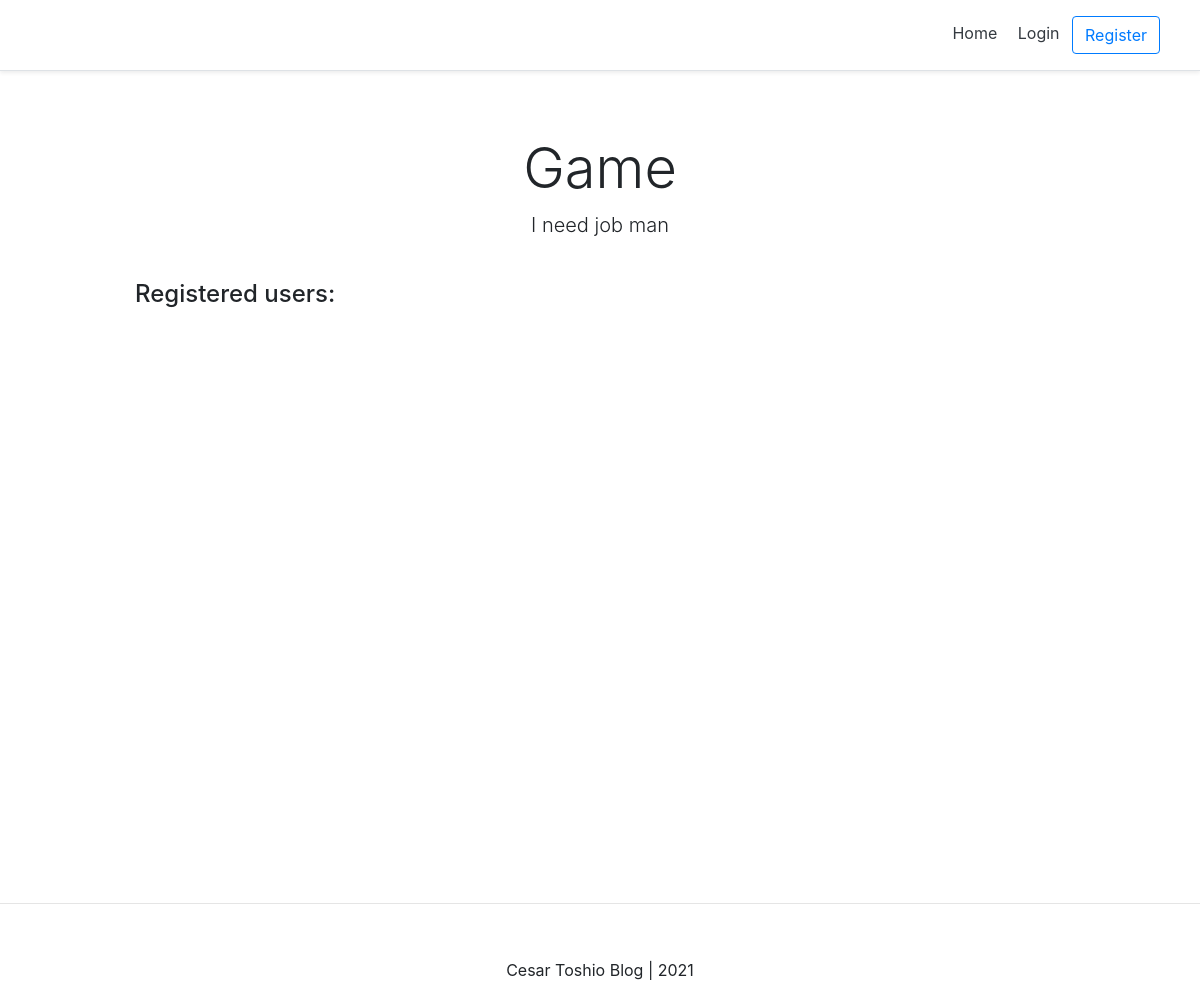
Before: / with the older database file.
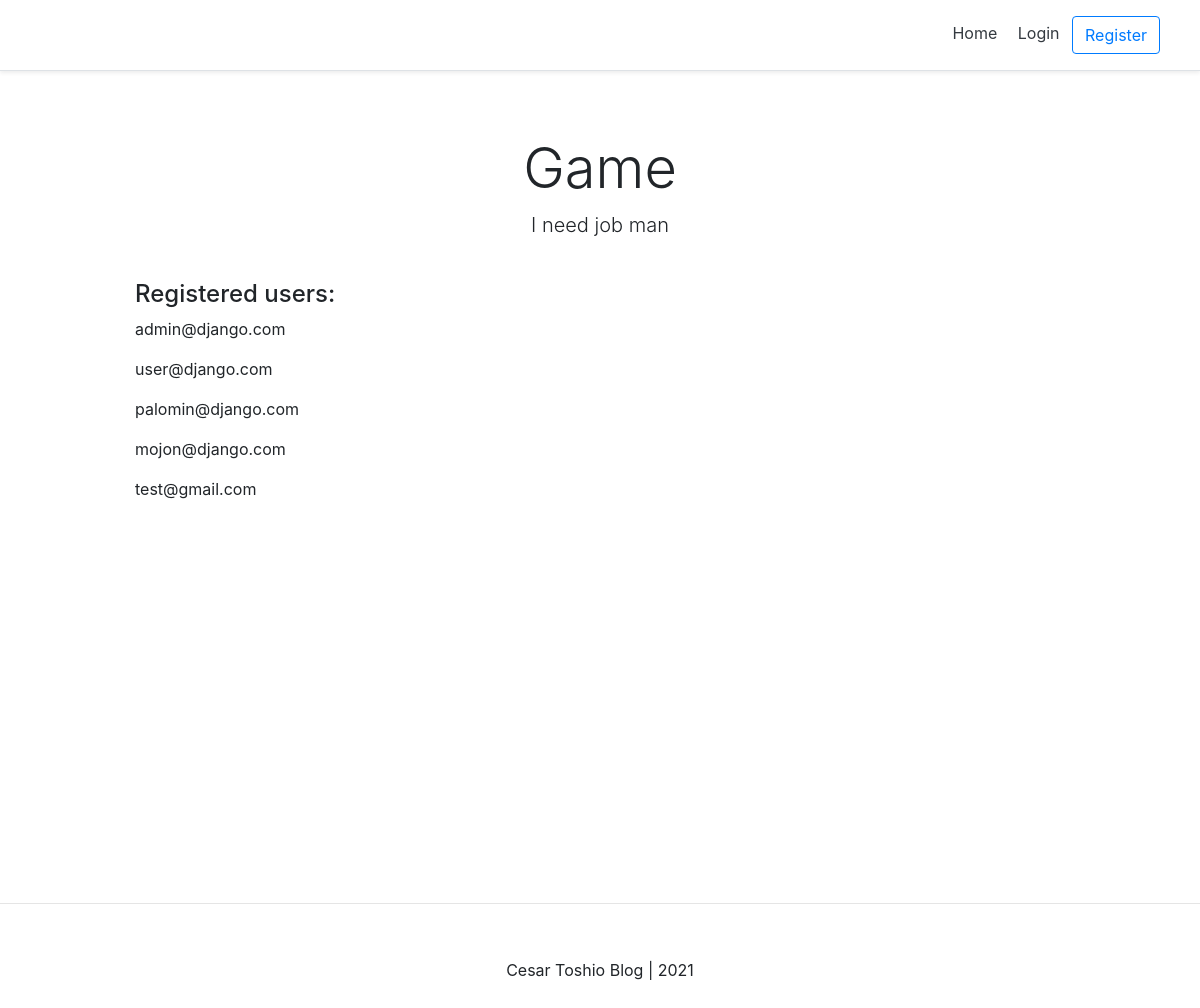
After: the same page with the newer database file.
### account/models.py (models this page shows, shortened)
class Account(AbstractBaseUser):
    email = models.EmailField(verbose_name="email", max_length=60, unique=True)
    username = models.CharField(max_length=30, unique=True)
    date_joined = models.DateTimeField(verbose_name='date joined', auto_now_add=True)
    last_login = models.DateTimeField(verbose_name='last login', auto_now_add=True)
    is_admin = models.BooleanField(default=False)
    is_active = models.BooleanField(default=True)
    is_staff = models.BooleanField(default=False)
    is_superuser = models.BooleanField(default=False)
    USERNAME_FIELD = 'email'
    REQUIRED_FIELDS = ['username', ]
    objects = MyAccountManager()
    def __str__(self):
        return self.email

### personal/views.py (the view)
# urls.py: path('', home_screen_view, name="home"),
def home_screen_view(request):
    context = {}
    accounts = Account.objects.all()
    context['accounts'] = accounts
    return render(request, "personal/home.html", context)

### personal/templates/personal/home.html
{% extends 'base.html' %}
{% block content  %}
<div class="pricing-header px-3 py-3 pt-md-5 pb-md-4 mx-auto text-center">
    <h1 class="display-4">Game</h1>
    <p class="lead">I need job man </p>
</div>
<div class="container">
    <div class="d-flex flex-column">
        <h4>Registered users:</h4>
        {% for account in accounts %}
            <p>{{ account }}</p>
        {% endfor %}
    </div>
</div>
{% endblock content %}

### templates/base.html (shortened to what this page needs)
<!DOCTYPE html>
<html lang="en">
<head>
    {% include 'snippets/header.html' %}
</head>
<body>
    <div class="main">
        {% block content %}
        {% endblock content %}
    </div>
    {% include 'snippets/footer.html' %}
</body>
</html>

### templates/snippets/header.html (shortened to what this page needs)
<link rel="stylesheet" href="https://stackpath.bootstrapcdn.com/bootstrap/4.3.1/css/bootstrap.min.css"
integrity="sha384-ggOyR0iXCbMQv3Xipma34MD+dH/1fQ784/j6cY/iJTQUOhcWr7x9JvoRxT2MZw1T"
crossorigin="anonymous">
<div class="d-flex flex-column flex-md-row align-items-center p-3 px-md-4 mb-3 bg-white border-bottom shadow-sm">
    <nav class="my-2 my-md-0 mr-md-3">
      {% if request.user.is_authenticated %}
        <a class="p-2 text-dark" href="{% url 'home' %}">Home</a>
        <a class="p-2 text-dark" href="{% url 'account' %}">Account</a>
        <a class="p-2 text-dark" href="{% url 'logout' %}">Logout</a>
      {% else %}
        <a class="p-2 text-dark" href="{% url 'home' %}">Home</a>
        <a class="p-2 text-dark" href="{% url 'login' %}"> Login</a>
        <a class="btn btn-outline-primary" href="{% url 'register' %}">Register</a>
      {% endif %}
    </nav>
</div>

### templates/snippets/footer.html (shortened to what this page needs)
<hr>
<div class="d-flex flex-row align-items-center footer">
    <p class="m-auto">Cesar Toshio Blog | 2021</p>
</div>

### templates/snippets/header.html (style rules this page uses)
@media (min-width: 768px) { html { font-size: 16px; } }
.container { max-width: 960px; }
.pricing-header { max-width: 700px; }

### templates/base.html (style rules this page uses)
.main { min-height: 100vh; height: 100%; }

### templates/snippets/footer.html (style rules this page uses)
.footer { min-height: 100px; }

Changed rows visible on the page:
added Account: email "admin@django.com"
added Account: email "user@django.com"
added Account: email "palomin@django.com"
added Account: email "mojon@django.com"
added Account: email "test@gmail.com"
